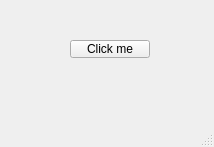
<?xml version="1.0" encoding="UTF-8"?>
<ui version="4.0">
 <class>MainWindow</class>
 <widget class="QMainWindow" name="MainWindow">
  <property name="geometry">
   <rect>
    <x>0</x>
    <y>0</y>
    <width>214</width>
    <height>147</height>
   </rect>
  </property>
  <property name="windowTitle">
   <string>MainWindow</string>
  </property>
  <widget class="QWidget" name="centralwidget">
   <widget class="QPushButton" name="pushButton">
    <property name="geometry">
     <rect>
      <x>70</x>
      <y>40</y>
      <width>80</width>
      <height>18</height>
     </rect>
    </property>
    <property name="text">
     <string>Click me</string>
    </property>
   </widget>
  </widget>
  <widget class="QMenuBar" name="menubar">
   <property name="geometry">
    <rect>
     <x>0</x>
     <y>0</y>
     <width>214</width>
     <height>17</height>
    </rect>
   </property>
  </widget>
  <widget class="QStatusBar" name="statusbar"/>
 </widget>
 <resources/>
 <connections/>
</ui>
